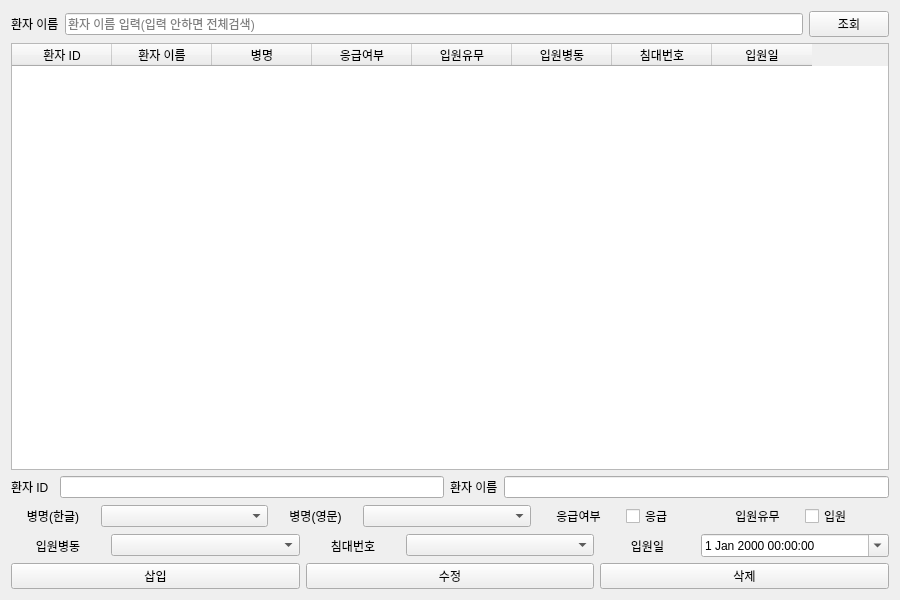
<?xml version="1.0" encoding="UTF-8"?>
<ui version="4.0">
 <class>search_medical</class>
 <widget class="QWidget" name="search_medical">
  <property name="geometry">
   <rect>
    <x>0</x>
    <y>0</y>
    <width>900</width>
    <height>600</height>
   </rect>
  </property>
  <property name="windowTitle">
   <string>환자 조회</string>
  </property>
  <layout class="QVBoxLayout" name="verticalLayout" stretch="1,6,6">
   <item>
    <layout class="QHBoxLayout" name="hlSearchPatient">
     <item>
      <widget class="QLabel" name="lbPatientName">
       <property name="text">
        <string>환자 이름</string>
       </property>
      </widget>
     </item>
     <item>
      <widget class="QLineEdit" name="leSearchName">
       <property name="placeholderText">
        <string>환자 이름 입력(입력 안하면 전체검색)</string>
       </property>
      </widget>
     </item>
     <item>
      <widget class="QPushButton" name="pbSearchPatient">
       <property name="text">
        <string>조회</string>
       </property>
      </widget>
     </item>
    </layout>
   </item>
   <item>
    <widget class="QTableWidget" name="twPatientList">
     <property name="rowCount">
      <number>0</number>
     </property>
     <property name="columnCount">
      <number>8</number>
     </property>
     <column>
      <property name="text">
       <string>환자 ID</string>
      </property>
     </column>
     <column>
      <property name="text">
       <string>환자 이름</string>
      </property>
     </column>
     <column>
      <property name="text">
       <string>병명</string>
      </property>
     </column>
     <column>
      <property name="text">
       <string>응급여부</string>
      </property>
     </column>
     <column>
      <property name="text">
       <string>입원유무</string>
      </property>
     </column>
     <column>
      <property name="text">
       <string>입원병동</string>
      </property>
     </column>
     <column>
      <property name="text">
       <string>침대번호</string>
      </property>
     </column>
     <column>
      <property name="text">
       <string>입원일</string>
      </property>
     </column>
    </widget>
   </item>
   <item>
    <layout class="QVBoxLayout" name="vlPatientInfo" stretch="1,1,1,1">
     <item>
      <layout class="QHBoxLayout" name="hl1" stretch="1,9,1,9">
       <item>
        <widget class="QLabel" name="lbID">
         <property name="text">
          <string>환자 ID</string>
         </property>
        </widget>
       </item>
       <item>
        <widget class="QLineEdit" name="leID"/>
       </item>
       <item>
        <widget class="QLabel" name="lbName">
         <property name="text">
          <string>환자 이름</string>
         </property>
        </widget>
       </item>
       <item>
        <widget class="QLineEdit" name="leName_2"/>
       </item>
      </layout>
     </item>
     <item>
      <layout class="QHBoxLayout" name="hl2" stretch="1,2,1,2,1,1,1,1">
       <item>
        <widget class="QLabel" name="label_3">
         <property name="text">
          <string>병명(한글)</string>
         </property>
         <property name="alignment">
          <set>Qt::AlignCenter</set>
         </property>
        </widget>
       </item>
       <item>
        <widget class="QComboBox" name="cbDisease_KR"/>
       </item>
       <item>
        <widget class="QLabel" name="label">
         <property name="text">
          <string>병명(영문)</string>
         </property>
         <property name="alignment">
          <set>Qt::AlignCenter</set>
         </property>
        </widget>
       </item>
       <item>
        <widget class="QComboBox" name="cbDisease_EN"/>
       </item>
       <item>
        <widget class="QLabel" name="label_4">
         <property name="text">
          <string>응급여부</string>
         </property>
         <property name="alignment">
          <set>Qt::AlignCenter</set>
         </property>
        </widget>
       </item>
       <item>
        <widget class="QCheckBox" name="btnEM">
         <property name="text">
          <string>응급</string>
         </property>
        </widget>
       </item>
       <item>
        <widget class="QLabel" name="label_5">
         <property name="text">
          <string>입원유무</string>
         </property>
         <property name="alignment">
          <set>Qt::AlignCenter</set>
         </property>
        </widget>
       </item>
       <item>
        <widget class="QCheckBox" name="btnIN">
         <property name="text">
          <string>입원</string>
         </property>
        </widget>
       </item>
      </layout>
     </item>
     <item>
      <layout class="QHBoxLayout" name="hl3" stretch="1,2,1,2,1,2">
       <item>
        <widget class="QLabel" name="label_6">
         <property name="text">
          <string>입원병동</string>
         </property>
         <property name="alignment">
          <set>Qt::AlignCenter</set>
         </property>
        </widget>
       </item>
       <item>
        <widget class="QComboBox" name="cbWard"/>
       </item>
       <item>
        <widget class="QLabel" name="label_7">
         <property name="text">
          <string>침대번호</string>
         </property>
         <property name="alignment">
          <set>Qt::AlignCenter</set>
         </property>
        </widget>
       </item>
       <item>
        <widget class="QComboBox" name="cbBedNum"/>
       </item>
       <item>
        <widget class="QLabel" name="label_8">
         <property name="text">
          <string>입원일</string>
         </property>
         <property name="alignment">
          <set>Qt::AlignCenter</set>
         </property>
        </widget>
       </item>
       <item>
        <widget class="QDateTimeEdit" name="dtDate">
         <property name="calendarPopup">
          <bool>true</bool>
         </property>
        </widget>
       </item>
      </layout>
     </item>
     <item>
      <layout class="QHBoxLayout" name="hl4">
       <item>
        <widget class="QPushButton" name="pbAddPatient">
         <property name="text">
          <string>삽입</string>
         </property>
        </widget>
       </item>
       <item>
        <widget class="QPushButton" name="pbUpdatePatient">
         <property name="text">
          <string>수정</string>
         </property>
        </widget>
       </item>
       <item>
        <widget class="QPushButton" name="pbDeletePatient">
         <property name="text">
          <string>삭제</string>
         </property>
        </widget>
       </item>
      </layout>
     </item>
    </layout>
   </item>
  </layout>
 </widget>
 <resources/>
 <connections/>
</ui>
